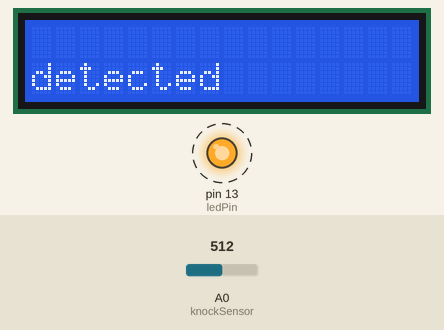
The sketch below on a simulated Arduino Uno, built with avr-gcc and run on an emulated ATmega328P. Shown: 16×2 character LCD, output pins drawn as LEDs (lit = HIGH). Dashed ring = blinking. Inputs (shaded band) come from the test bench; at power-on: A0 (knockSensor) = 512.

Above: at 1.2 s.
1.3 s: A0 (knockSensor) set to 53
5.6 s: A0 (knockSensor) set to 47
At 7.8 s:
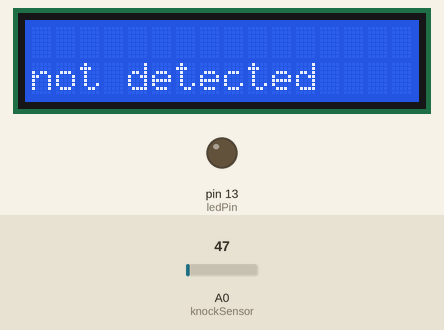
8.1 s: A0 (knockSensor) set to 122
At 9.6 s:
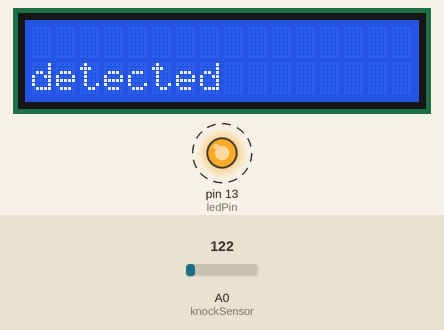
12.4 s: A0 (knockSensor) set to 40
At 13.25 s:
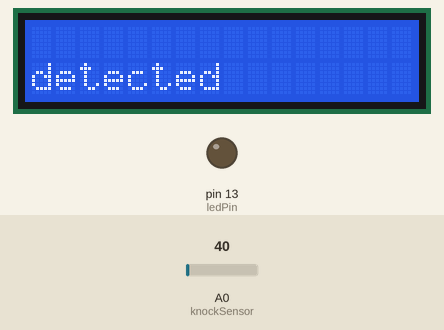
Timing chart, 0 to 15.4 s (numbered marks = the images above; inputs shaded):
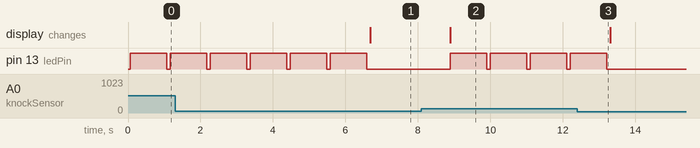

Measured:
- the behaviour switches between 51 and 50 on A0 (knockSensor) (found by bisection; images 0 and 1)
- after the input at 5.6 s, pin 13 (ledPin): goes on until 6.6 s, then stays LOW; the display: changes after 1.1 s (image 1)
- after the input at 8.1 s, pin 13 (ledPin): alternates HIGH for 1.0 s and LOW for 0.10 s, starting after 0.79 s; the display: changes after 0.80 s (image 2)
- after the input at 12.4 s, pin 13 (ledPin): goes on until 13.2 s, then stays LOW
- by itself, pin 13 (ledPin): alternates HIGH for 1.0 s and LOW for 0.10 s

The sketch:

piezolcd.ino
```cpp
// these constants won't change:
#include <LiquidCrystal.h>
LiquidCrystal lcd(12, 11, 5, 4, 3, 2);
const int ledPin = 13;      // led connected to digital pin 13
const int knockSensor = A0; // the piezo is connected to analog pin 0
const int threshold = 50;  // threshold value to decide when the detected sound is a knock or not


// these variables will change:
int sensorReading = 0;      // variable to store the value read from the sensor pin
int ledState = LOW;         // variable used to store the last LED status, to toggle the light

void setup() {
 pinMode(ledPin, OUTPUT); // declare the ledPin as as OUTPUT
 lcd.begin(16,2);
 Serial.begin(9600);       // use the serial port
}

void loop() {
  // read the sensor and store it in the variable sensorReading:
  lcd.clear();
  sensorReading = analogRead(knockSensor);
  lcd.setCursor(0,1);
  // if the sensor reading is greater than the threshold:
  if (sensorReading > threshold) {
    // toggle the status of the ledPin:
    ledState = !ledState;
    // update the LED pin itself:

    digitalWrite(ledPin, HIGH);
    lcd.print("detected");
    delay(1000);
    digitalWrite(ledPin, LOW);

  }
  else{
    lcd.print("not detected");
     delay(1000);
  }
  delay(100);  // delay to avoid overloading the serial port buffer
}
```
